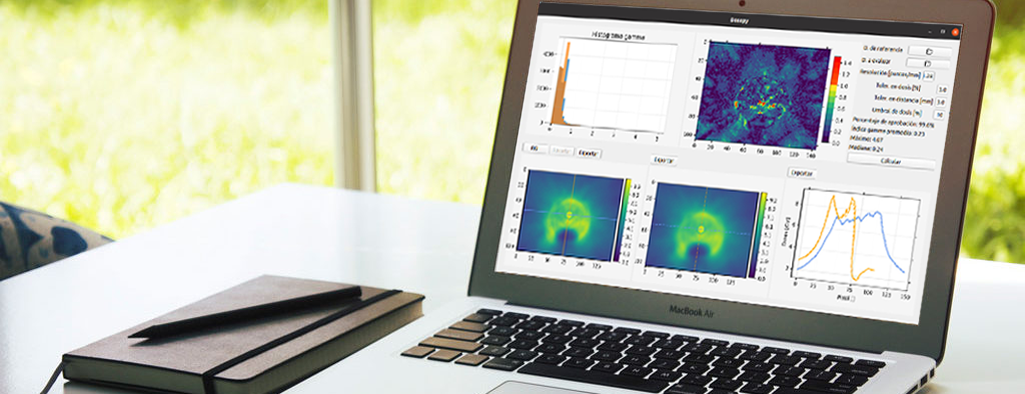
#> input picture assets/images/portada_DOSEPY.png, 1025 x 394 px, found by its file name
$ jupyter execute --allow-errors Reducir_imagen.ipynb
#> lines starting #> are read from the running program, lines starting #| are printed output that depends on the picture
[cell 1]
import skimage.io as io
from skimage import transform

I = io.imread("portada_DOSEPY.png")
#> I is the input picture: shape (394, 1025, 3); mean R, G, B 185, 188.4, 173.6
image_rescaled = transform.rescale(I, 0.70, anti_aliasing=True, channel_axis=2)
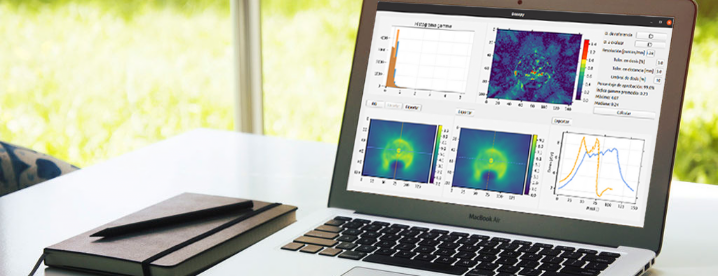
#> image_rescaled: shape (276, 718, 3) float64; mean R, G, B 0.726, 0.739, 0.681
#> (the rest of this cell did not finish here and is left out)
